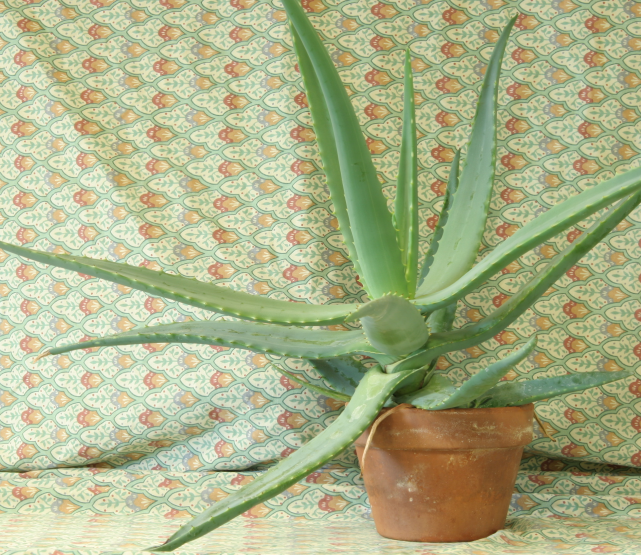
//> input picture Test images/aloeL.png, 1282 x 1110 px (shown at 1/2 size)
$ ./Requisito1 3 3 'Test images/aloeL.png' 'Test images/aloeR.png'   (built with g++ and OpenCV 4)
//> lines starting //> are read from the running program, lines starting //| are printed output that depends on the picture
### common.h
// Common functions

#ifndef COMMON_H
#define COMMON_H

void calculateDisparity(const cv::Mat& image_left, const cv::Mat& image_right, cv::Mat& disparity_map);

void calculateDepth(const cv::Mat& disparity_map, double baseline, double focal_distance, cv::Mat& depth_map);

void readParameters(const char* file, cv::Mat& M1, cv::Mat& M2, cv::Mat& D1, cv::Mat& D2, cv::Mat& R, cv::Mat& T, cv::Mat& E, cv::Mat& F);

void rectify(const cv::Mat& M1, const cv::Mat& M2, const cv::Mat& D1, const cv::Mat& D2, const cv::Mat& R, const cv::Mat& T,
             cv::Mat& image_left, cv::Mat& image_right);

#endif  // COMMON_H

### common.cpp
#include <iostream>

#include <opencv2/highgui.hpp>
#include <opencv2/calib3d.hpp>
#include <opencv2/imgproc/imgproc.hpp>

#include "common.h"

void calculateDisparity(const cv::Mat& image_left, const cv::Mat& image_right, cv::Mat& disparity_map)
{
    cv::Mat gray_image_left, gray_image_right, disparity_map_8bits, col_sum;

    cv::cvtColor(image_left, gray_image_left, cv::COLOR_BGR2GRAY);
    cv::cvtColor(image_right, gray_image_right, cv::COLOR_BGR2GRAY);

    cv::Ptr<cv::StereoSGBM> sgbm = cv::StereoSGBM::create(/* minDisparity = */ 0,
                                                          /* numDisparities = */ 192,
                                                          /* blockSize = */ 9,
                                                          /* P1 = */ 216,
                                                          /* P2 = */ 864,
                                                          /* disp12MaxDiff = */ 1,
                                                          /* preFilterCap = */ 63,
                                                          /* uniquenessRatio = */ 10,
                                                          /* speckleWindowSize = */ 100,
                                                          /* speckleRange = */ 32);

    sgbm->compute(gray_image_left, gray_image_right, disparity_map);


    // Remove the left part of the image that is present only on the left image, therefore the sum
    // of the values in these columns are equal to zero
    normalize(disparity_map, disparity_map_8bits, 0, 255, CV_MINMAX, CV_8U);
    cv::reduce(disparity_map_8bits, col_sum, 0, CV_REDUCE_SUM, CV_32S);
    for (int i = 0; col_sum.at<int>(0, i) == 0; i++)
        disparity_map = disparity_map.colRange(1, disparity_map.cols);

    normalize(disparity_map, disparity_map_8bits, 0, 255, CV_MINMAX, CV_8U);
    cv::imshow("disparity_map", disparity_map_8bits);
}


void calculateDepth(const cv::Mat& disparity_map, double baseline, double focal_distance, cv::Mat& depth_map)
{
    depth_map = cv::Mat(disparity_map.size(), CV_64F);

    disparity_map.forEach<int16_t>
    (
        [&] (const int16_t &pixel, const int * position) -> void
        {
            double depth = (baseline * focal_distance) / pixel;

            if (std::isinf(depth))
                depth = 0;

            depth_map.at<double>(position[0], position[1]) = depth;
        }
    );

    cv::Mat depth_8bits;
    normalize(depth_map, depth_8bits, 0, 255, CV_MINMAX, CV_8U);
    cv::imshow("depth_map", depth_8bits);
}


// [41 lines left out: functions readParameters, rectify, not called in this run]

### Requisito1.cpp
#include <iostream>
#include <cmath>

#include <opencv2/highgui.hpp>
#include <opencv2/calib3d.hpp>
#include <opencv2/imgproc/imgproc.hpp>

#include "common.h"

int main(int argc, char** argv)
{
    cv::Mat disparity_map, depth;
    float baseline, focal_distance;

    if (argc != 5)
    {
        std::cout << "Uso: " << argv[0] << " baseline distancia_focal imagem_esquerda imagem_direita" << std::endl;
        return -1;
    }

    baseline = atoi(argv[1]);
    focal_distance = atoi(argv[2]);

    cv::Mat image_left = cv::imread(argv[3], CV_LOAD_IMAGE_COLOR);
//> image_left is the input picture: 1110 rows x 1282 cols, CV_8UC3; mean B, G, R 136.6, 177.2, 171.2
    if (image_left.empty())
    {
        std::cout << "Não foi possível abrir a imagem " << argv[3] << std::endl;
        return -1;
    }

    cv::Mat image_right = cv::imread(argv[4], CV_LOAD_IMAGE_COLOR);
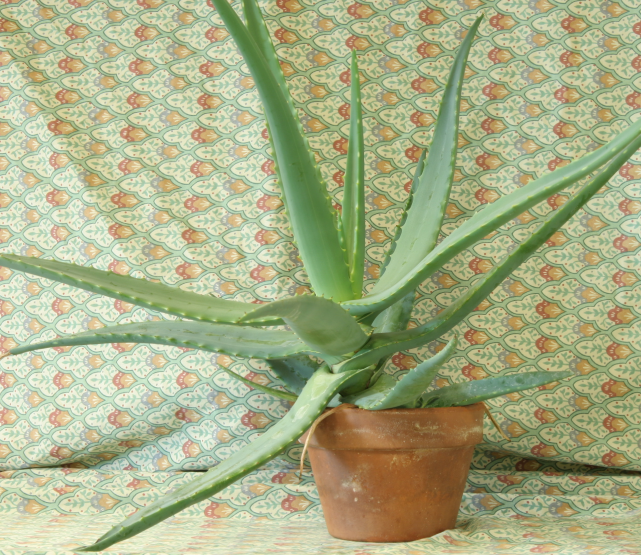
//> input picture Test images/aloeR.png, 1282 x 1110 px (shown at 1/2 size)
//> image_right is the input picture: 1110 rows x 1282 cols, CV_8UC3; mean B, G, R 134.1, 174.2, 168
    if (image_right.empty())
    {
        std::cout << "Não foi possível abrir a imagem " << argv[4] << std::endl;
        return -1;
    }

    calculateDisparity(image_left, image_right, disparity_map);
//> in calculateDisparity, `cv::cvtColor(image_left, gray_image_left, cv::COLOR_BGR2GRAY);`:
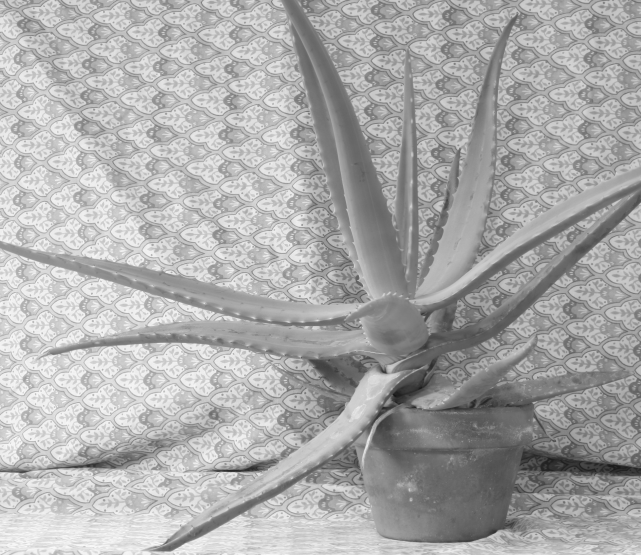
//> gray_image_left: 1110 rows x 1282 cols, CV_8UC1 (shown at 1/2 size); min 18, max 252, mean 170.8
//> in calculateDisparity, `cv::cvtColor(image_right, gray_image_right, cv::COLOR_BGR2GRAY);`:
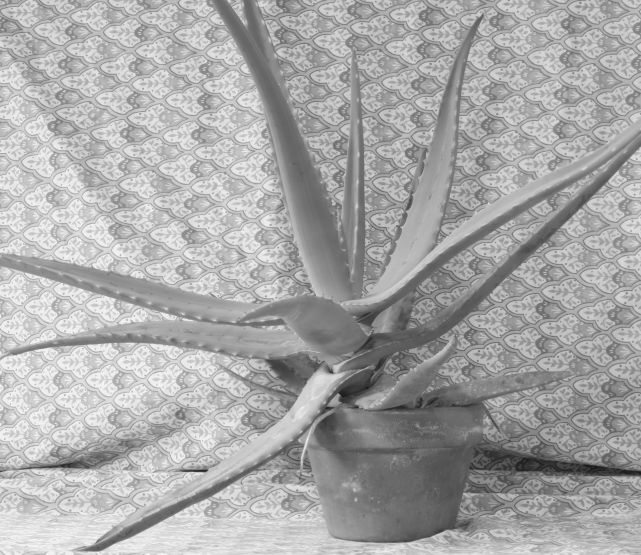
//> gray_image_right: 1110 rows x 1282 cols, CV_8UC1 (shown at 1/2 size); min 20, max 251, mean 167.8
//> in calculateDisparity, `sgbm->compute(gray_image_left, gray_image_right, disparity_map);`:
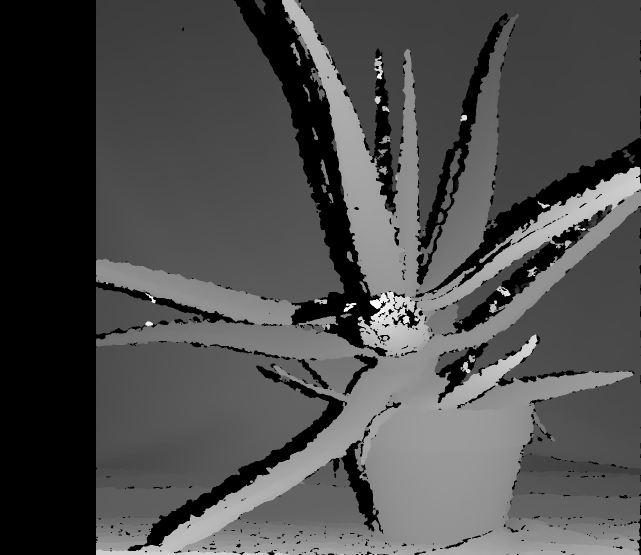
//> disparity_map: 1110 rows x 1282 cols, CV_16SC1 (shown at 1/2 size); min -16, max 3056, mean 911.3; drawn with min black and max white
//> in calculateDisparity, `cv::reduce(disparity_map_8bits, col_sum, 0, CV_REDUCE_SUM, CV_32S);`: col_sum = 1282 values, max 156948 at index 814, min 0 at index 0, mean 85432.6
//> the loop in calculateDisparity, `for (int i = 0; col_sum.at<int>(0, i) == 0; i++)` made 192 passes
//> pass 3, in calculateDisparity, `disparity_map = disparity_map.colRange(1, disparity_map.cols);`:
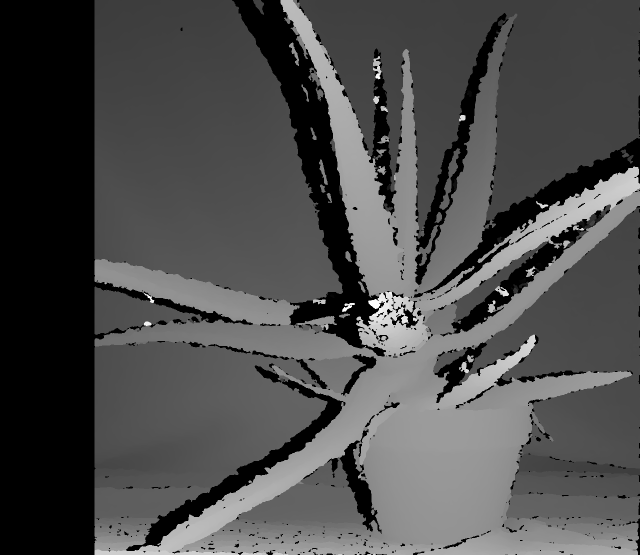
//> disparity_map: 1110 rows x 1279 cols, CV_16SC1 (shown at 1/2 size); min -16, max 3056, mean 913.4; drawn with min black and max white
//> after the loop in calculateDisparity, `for (int i = 0; col_sum.at<int>(0, i) == 0; i++)`:
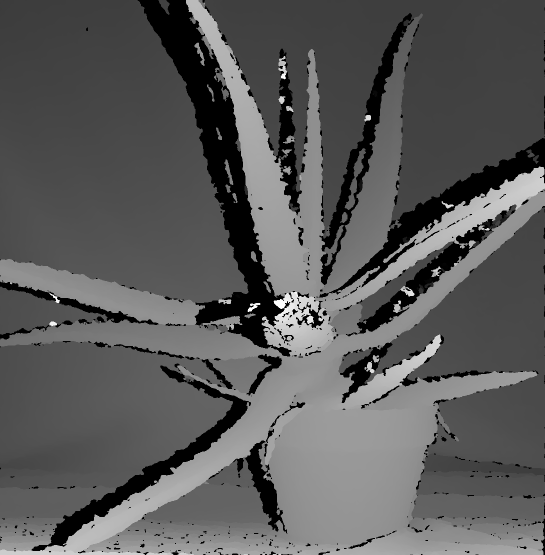
//> disparity_map: 1110 rows x 1090 cols, CV_16SC1 (shown at 1/2 size); min -16, max 3056, mean 1074.6; drawn with min black and max white

    calculateDepth(disparity_map, baseline, focal_distance, depth);
//> in calculateDepth, `disparity_map.forEach<int16_t> ( [&] (const int16_t &pixel, const int ..`:
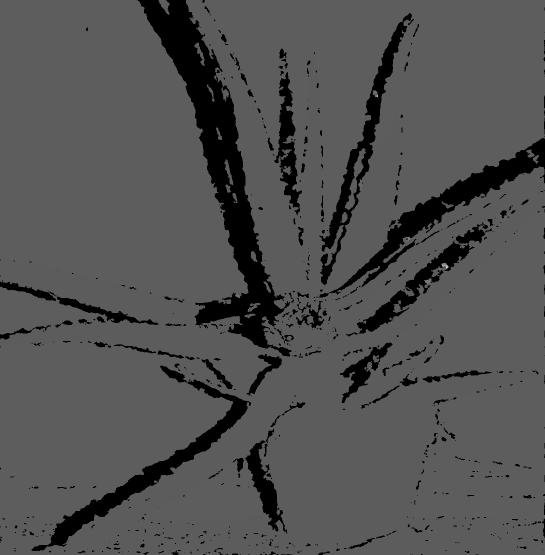
//> depth_map: 1110 rows x 1090 cols, CV_64FC1 (shown at 1/2 size); min -0.562, max 1, mean -0.0592; drawn with min black and max white

    cv::waitKey(0);

    return 0;
}
